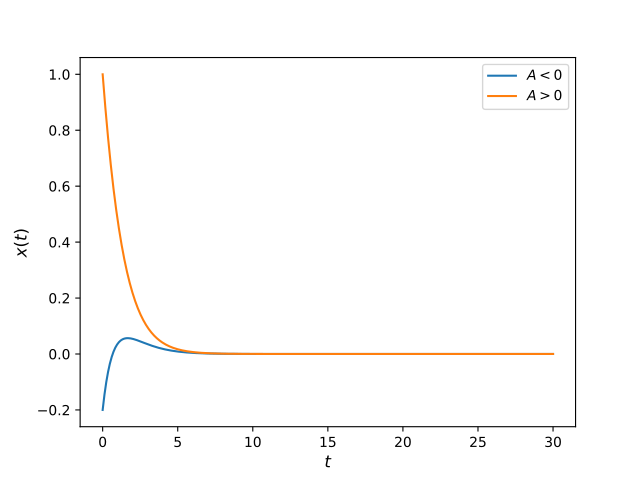

Recreate this plot in Python.
#!/usr/bin/env python3
# created at Oct 9, 2017 1:18 PM by Nil-Zil

import numpy as np
import matplotlib.pyplot as plt

A = [-0.2, 1]
B = 0.3
w0 = 1
time = np.linspace(0, 30, 500)


def x(t, A):
    return A * np.exp(- w0 * t) + B * t * np.exp(-w0 * t)


fig, ax = plt.subplots()
ax.plot(time, x(time, A[0]), label="$A < 0$")
ax.plot(time, x(time, A[1]), label="$A > 0$")
ax.legend(loc="best")
ax.set_xlabel("$t$", fontsize=12)
ax.set_ylabel("$x(t)$", fontsize=12)
fig.savefig("cdamping.pdf")
plt.show()
